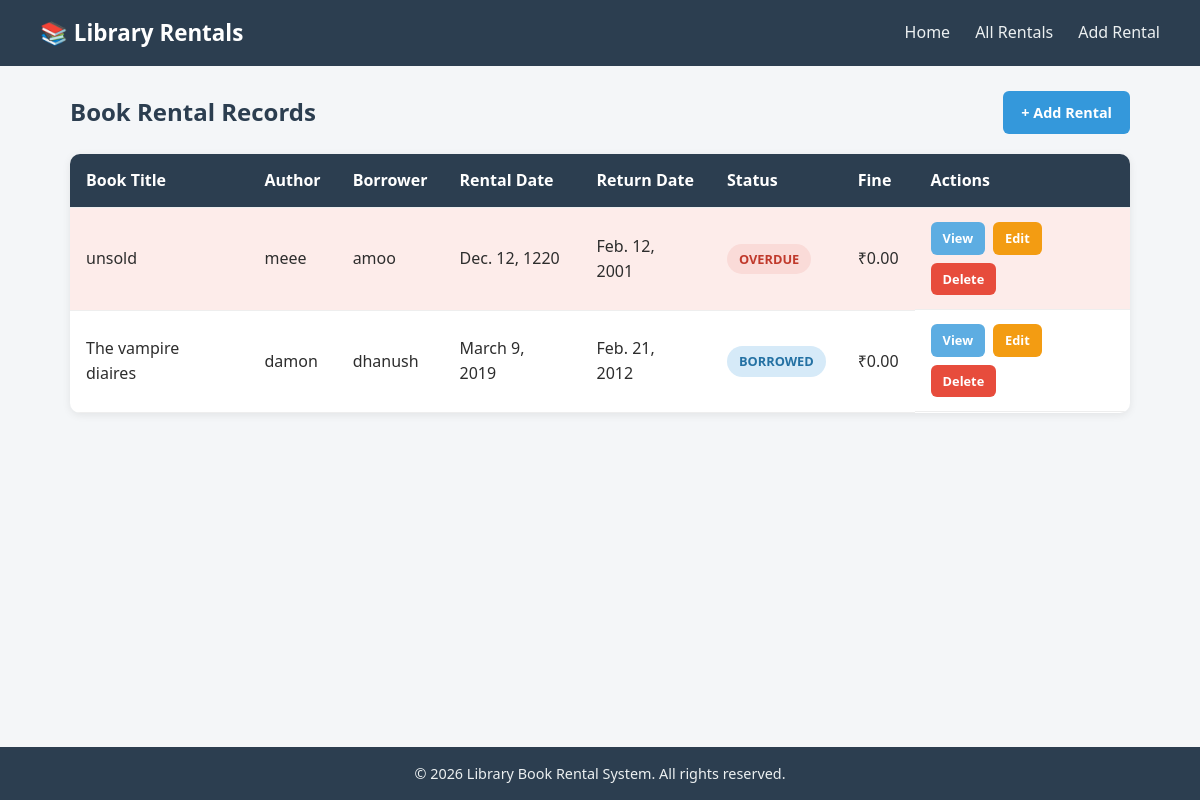
The page /rentals/ on the database its author committed.
### rentals/models.py (models this page shows, shortened)
class BookRental(models.Model):
    STATUS_CHOICES = [
        ('Borrowed', 'Borrowed'),
        ('Returned', 'Returned'),
        ('Overdue', 'Overdue'),
        ('Lost', 'Lost'),
    ]
    book_title = models.CharField(max_length=200)
    author_name = models.CharField(max_length=150)
    borrower_name = models.CharField(max_length=150)
    borrower_email = models.EmailField()
    rental_date = models.DateField()
    return_date = models.DateField()
    status = models.CharField(max_length=20, choices=STATUS_CHOICES, default='Borrowed')
    fine_amount = models.DecimalField(max_digits=8, decimal_places=2, default=0.00)
    created_at = models.DateTimeField(auto_now_add=True)
    updated_at = models.DateTimeField(auto_now=True)
    class Meta:
        ordering = ['-created_at']

### rentals/views.py (the view)
# urls.py: path('rentals/', views.rental_list, name='rental_list'),
def rental_list(request):
    rentals = BookRental.objects.all()
    return render(request, 'rentals/rental_list.html', {'rentals': rentals})

### templates/rentals/rental_list.html (shortened to what this page needs)
{% extends "base.html" %}
{% block content %}
<div class="page-header">
    <h2>Book Rental Records</h2>
    <a href="{% url 'rental_add' %}" class="btn btn-primary">+ Add Rental</a>
</div>
{% if rentals %}
<div class="table-wrapper">
    <table class="data-table">
        <thead>
            <tr>
                <th>Book Title</th>
                <th>Author</th>
                <th>Borrower</th>
                <th>Rental Date</th>
                <th>Return Date</th>
                <th>Status</th>
                <th>Fine</th>
                <th>Actions</th>
            </tr>
        </thead>
        <tbody>
            {% for rental in rentals %}
            <tr>
                <td>{{ rental.book_title }}</td>
                <td>{{ rental.author_name }}</td>
                <td>{{ rental.borrower_name }}</td>
                <td>{{ rental.rental_date }}</td>
                <td>{{ rental.return_date }}</td>
                <td><span class="status-label status-{{ rental.status|lower }}">{{ rental.status }}</span></td>
                <td>₹{{ rental.fine_amount }}</td>
                <td class="actions">
                    <a href="{% url 'rental_detail' rental.pk %}" class="btn btn-sm btn-view">View</a>
                    <a href="{% url 'rental_edit' rental.pk %}" class="btn btn-sm btn-edit">Edit</a>
                    <a href="{% url 'rental_delete' rental.pk %}" class="btn btn-sm btn-delete">Delete</a>
                </td>
            </tr>
            {% endfor %}
        </tbody>
    </table>
</div>
{% else %}
<div class="empty-state">
    <p>No book rental records found.</p>
    <a href="{% url 'rental_add' %}" class="btn btn-primary">Add the first rental</a>
</div>
{% endif %}
{% endblock %}

### templates/base.html (shortened to what this page needs)
{% load static %}
<!DOCTYPE html>
<html lang="en">
<head>
    <link rel="stylesheet" href="{% static 'css/style.css' %}">
</head>
<body>
    <nav class="navbar">
        <div class="navbar-brand">
            <a href="{% url 'home' %}">📚 Library Rentals</a>
        </div>
        <ul class="navbar-links">
            <li><a href="{% url 'home' %}">Home</a></li>
            <li><a href="{% url 'rental_list' %}">All Rentals</a></li>
            <li><a href="{% url 'rental_add' %}">Add Rental</a></li>
        </ul>
    </nav>
    <main class="container">
        {% block content %}
        {% endblock %}
    </main>
    <footer class="footer">
        <p>&copy; {% now "Y" %} Library Book Rental System. All rights reserved.</p>
    </footer>
</body>
</html>

### static/css/style.css (style rules this page uses)
* { margin: 0; padding: 0; box-sizing: border-box; }
body { font-family: 'Segoe UI', Arial, sans-serif; background-color: #f4f6f8; color: #2d2d2d; line-height: 1.6; min-height: 100vh; display: flex; flex-direction: column; }
.container { max-width: 1100px; margin: 0 auto; padding: 0 20px; width: 100%; }
main.container { flex: 1; padding-top: 25px; padding-bottom: 50px; }
.navbar { background-color: #2c3e50; color: #fff; display: flex; justify-content: space-between; align-items: center; padding: 15px 40px; flex-wrap: wrap; }
.navbar-brand a { color: #fff; font-size: 1.4rem; font-weight: bold; text-decoration: none; }
.navbar-links { display: flex; list-style: none; gap: 25px; }
.navbar-links a { color: #ecf0f1; text-decoration: none; font-weight: 500; transition: color 0.2s; }
.footer { background-color: #2c3e50; color: #ecf0f1; text-align: center; padding: 15px; font-size: 0.9rem; }
.page-header { display: flex; justify-content: space-between; align-items: center; margin-bottom: 20px; flex-wrap: wrap; gap: 10px; }
.page-header h2 { color: #2c3e50; }
.table-wrapper { background: #fff; border-radius: 10px; overflow-x: auto; box-shadow: 0 2px 8px rgba(0, 0, 0, 0.08); }
.data-table { width: 100%; border-collapse: collapse; min-width: 800px; }
.data-table th, .data-table td { padding: 14px 16px; text-align: left; border-bottom: 1px solid #eee; }
.data-table th { background-color: #2c3e50; color: #fff; font-weight: 600; }
.actions { display: flex; gap: 8px; flex-wrap: wrap; }
.status-label { padding: 5px 12px; border-radius: 20px; font-size: 0.8rem; font-weight: 600; text-transform: uppercase; display: inline-block; }
.status-borrowed { background-color: #d6eaf8; color: #2471a3; }
.status-overdue { background-color: #fadbd8; color: #c0392b; }
.btn { display: inline-block; padding: 10px 18px; border-radius: 6px; text-decoration: none; font-weight: 600; font-size: 0.9rem; border: none; cursor: pointer; transition: opacity 0.2s, transform 0.1s; }
.btn-sm { padding: 6px 12px; font-size: 0.8rem; }
.btn-primary { background-color: #3498db; color: #fff; }
.btn-view { background-color: #5dade2; color: #fff; }
.btn-edit { background-color: #f39c12; color: #fff; }
.btn-delete { background-color: #e74c3c; color: #fff; }

### rows shown on the page
BookRental: book_title "unsold", author_name "meee", borrower_name "amoo", rental_date "Dec. 12, 1220", return_date "Feb. 12, 2001", status "OVERDUE", fine_amount "0.00"
BookRental: book_title "The vampire diaires", author_name "damon", borrower_name "dhanush", rental_date "March 9, 2019", return_date "Feb. 21, 2012", status "BORROWED", fine_amount "0.00"
